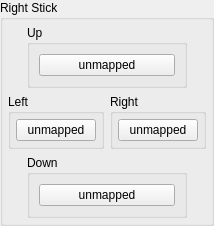
           <widget class="QGroupBox" name="gb_right_stick">
            <property name="sizePolicy">
             <sizepolicy hsizetype="Preferred" vsizetype="Fixed">
              <horstretch>0</horstretch>
              <verstretch>0</verstretch>
             </sizepolicy>
            </property>
            <property name="minimumSize">
             <size>
              <width>0</width>
              <height>0</height>
             </size>
            </property>
            <property name="title">
             <string>Right Stick</string>
            </property>
            <layout class="QVBoxLayout" name="verticalLayout_2">
             <property name="leftMargin">
              <number>5</number>
             </property>
             <property name="topMargin">
              <number>5</number>
             </property>
             <property name="rightMargin">
              <number>5</number>
             </property>
             <property name="bottomMargin">
              <number>5</number>
             </property>
             <item>
              <widget class="QWidget" name="widget_right_stick_up" native="true">
               <layout class="QHBoxLayout" name="widget_right_stick_up_layout">
                <property name="leftMargin">
                 <number>0</number>
                </property>
                <property name="topMargin">
                 <number>0</number>
                </property>
                <property name="rightMargin">
                 <number>0</number>
                </property>
                <property name="bottomMargin">
                 <number>0</number>
                </property>
                <item>
                 <widget class="QGroupBox" name="gb_right_stick_up">
                  <property name="sizePolicy">
                   <sizepolicy hsizetype="Preferred" vsizetype="Fixed">
                    <horstretch>0</horstretch>
                    <verstretch>0</verstretch>
                   </sizepolicy>
                  </property>
                  <property name="minimumSize">
                   <size>
                    <width>160</width>
                    <height>0</height>
                   </size>
                  </property>
                  <property name="maximumSize">
                   <size>
                    <width>124</width>
                    <height>1231321</height>
                   </size>
                  </property>
                  <property name="title">
                   <string>Up</string>
                  </property>
                  <layout class="QVBoxLayout" name="verticalLayout_7">
                   <item>
                    <widget class="QPushButton" name="RStickUpButton">
                     <property name="minimumSize">
                      <size>
                       <width>0</width>
                       <height>0</height>
                      </size>
                     </property>
                     <property name="focusPolicy">
                      <enum>Qt::FocusPolicy::NoFocus</enum>
                     </property>
                     <property name="text">
                      <string>unmapped</string>
                     </property>
                    </widget>
                   </item>
                  </layout>
                 </widget>
                </item>
               </layout>
              </widget>
             </item>
             <item>
              <layout class="QHBoxLayout" name="layout_right_stick_left_right">
               <item>
                <widget class="QGroupBox" name="gb_right_stick_left">
                 <property name="title">
                  <string>Left</string>
                 </property>
                 <layout class="QVBoxLayout" name="gb_right_stick_left_layout">
                  <property name="leftMargin">
                   <number>5</number>
                  </property>
                  <property name="topMargin">
                   <number>5</number>
                  </property>
                  <property name="rightMargin">
                   <number>5</number>
                  </property>
                  <property name="bottomMargin">
                   <number>5</number>
                  </property>
                  <item>
                   <widget class="QPushButton" name="RStickLeftButton">
                    <property name="focusPolicy">
                     <enum>Qt::FocusPolicy::NoFocus</enum>
                    </property>
                    <property name="text">
                     <string>unmapped</string>
                    </property>
                   </widget>
                  </item>
                 </layout>
                </widget>
               </item>
               <item>
                <widget class="QGroupBox" name="gb_right_stick_right">
                 <property name="title">
                  <string>Right</string>
                 </property>
                 <layout class="QVBoxLayout" name="gb_right_stick_right_layout">
                  <property name="leftMargin">
                   <number>5</number>
                  </property>
                  <property name="topMargin">
                   <number>5</number>
                  </property>
                  <property name="rightMargin">
                   <number>5</number>
                  </property>
                  <property name="bottomMargin">
                   <number>5</number>
                  </property>
                  <item>
                   <widget class="QPushButton" name="RStickRightButton">
                    <property name="focusPolicy">
                     <enum>Qt::FocusPolicy::NoFocus</enum>
                    </property>
                    <property name="text">
                     <string>unmapped</string>
                    </property>
                   </widget>
                  </item>
                 </layout>
                </widget>
               </item>
              </layout>
             </item>
             <item>
              <widget class="QWidget" name="widget_right_stick_down" native="true">
               <layout class="QHBoxLayout" name="widget_right_stick_down_layout">
                <property name="leftMargin">
                 <number>0</number>
                </property>
                <property name="topMargin">
                 <number>0</number>
                </property>
                <property name="rightMargin">
                 <number>0</number>
                </property>
                <property name="bottomMargin">
                 <number>0</number>
                </property>
                <item>
                 <widget class="QGroupBox" name="gb_right_stick_down">
                  <property name="minimumSize">
                   <size>
                    <width>160</width>
                    <height>0</height>
                   </size>
                  </property>
                  <property name="maximumSize">
                   <size>
                    <width>124</width>
                    <height>2121</height>
                   </size>
                  </property>
                  <property name="title">
                   <string>Down</string>
                  </property>
                  <layout class="QVBoxLayout" name="verticalLayout_6">
                   <item>
                    <widget class="QPushButton" name="RStickDownButton">
                     <property name="focusPolicy">
                      <enum>Qt::FocusPolicy::NoFocus</enum>
                     </property>
                     <property name="text">
                      <string>unmapped</string>
                     </property>
                    </widget>
                   </item>
                  </layout>
                 </widget>
                </item>
               </layout>
              </widget>
             </item>
            </layout>
           </widget>
